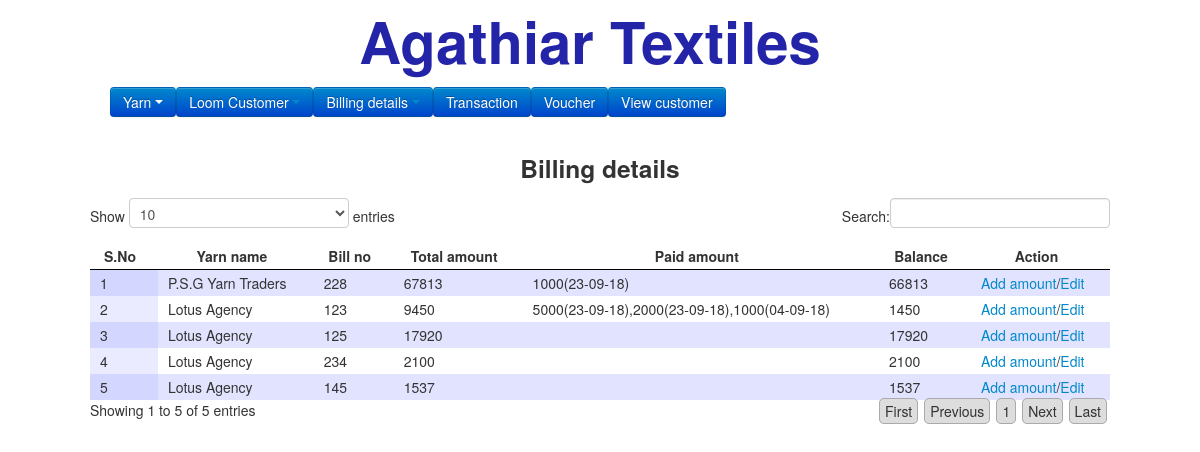
Screenshot of /yarnbillingdetails.php with the database file from the repository.
### tables this page shows
CREATE TABLE `yarnbillings` (
  `id` int(20) NOT NULL,
  `yarnshopid` int(20) NOT NULL,
  `billno` varchar(50) NOT NULL,
  `billdate` varchar(50) NOT NULL,
  `taxamount` double NOT NULL,
  `taxpercentage` double NOT NULL,
  `totalamount` double NOT NULL
);

CREATE TABLE `yarns` (
  `id` int(10) NOT NULL,
  `name` varchar(50) NOT NULL,
  `address` varchar(50) NOT NULL,
  `date` varchar(50) NOT NULL
);

### yarnbillingdetails.php (the view, shortened to what this page needs)
<?php
include('template/header.php');
?>
<center><h3>Billing details</h3></center>
<?php
$select=mysql_query("SELECT * FROM `yarnbillings`");
?>
<table id="example" border="0">
<thead>
<tr>
<th>S.No</th>
<th>Yarn name</th>
<th>Bill no</th>
<th>Total amount</th>
<th>Paid amount</th>
<th>Balance</th>
<th>Action</th>
</tr>
</thead>
<tbody>
<?php
$i=1;
while($fetch = mysql_fetch_assoc($select)) {
	$billamount = getSingleDataByName("yarnbillamount", $fetch["id"],"yarnbillid");
	$amount = '';
	$totalamnt = 0;
	if($billamount){
		foreach($billamount as $k=>$v){
			$amount .= $v['amount']."(".date('d-m-y',$v['date'])."),";
			$totalamnt = $totalamnt + $v['amount'];
		}
		$amount = rtrim($amount,",");
	}
echo "<tr><td>{$i}</td><td>".getDataByName('yarns', $fetch["yarnshopid"], 'name')."</td><td>".$fetch["billno"]."</td><td>".$fetch["totalamount"]."</td><td>".$amount."</td><td>".($fetch["totalamount"] - $totalamnt)."</td><td><a href='addbillamount.php?billid=".$fetch["id"]."&yarnid=".$fetch["yarnshopid"]."'>Add amount</a>/<a href='yarnbilling.php?id=".$fetch["id"]."'>Edit</a></td></tr>";
$i++;
}
?>
</tbody>
</table>
</body>
</html>

### rows the page displays
yarnbillings: yarnshopid.name "P.S.G Yarn Traders", billno "228", totalamount "67813", amount "1000(23-09-18)", $fetch['totalamount']-$totalamnt "66813"
yarnbillings: yarnshopid.name "Lotus Agency", billno "123", totalamount "9450", amount "5000(23-09-18),2000(23-09-18),1000(04-09-18)", $fetch['totalamount']-$totalamnt "1450"
yarnbillings: yarnshopid.name "Lotus Agency", billno "125", totalamount "17920", $fetch['totalamount']-$totalamnt "17920"
yarnbillings: yarnshopid.name "Lotus Agency", billno "234", totalamount "2100", $fetch['totalamount']-$totalamnt "2100"
yarnbillings: yarnshopid.name "Lotus Agency", billno "145", totalamount "1537", $fetch['totalamount']-$totalamnt "1537"
